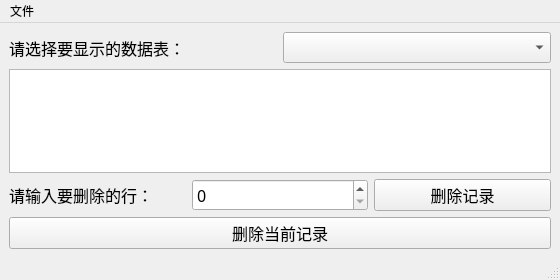
<?xml version="1.0" encoding="UTF-8"?>
<ui version="4.0">
 <class>MainWindow</class>
 <widget class="QMainWindow" name="MainWindow">
  <property name="geometry">
   <rect>
    <x>0</x>
    <y>0</y>
    <width>560</width>
    <height>280</height>
   </rect>
  </property>
  <property name="windowTitle">
   <string>QSqlTableModel</string>
  </property>
  <widget class="QWidget" name="centralwidget">
   <layout class="QVBoxLayout" name="verticalLayout">
    <item>
     <layout class="QHBoxLayout" name="horizontalLayout">
      <item>
       <widget class="QLabel" name="label">
        <property name="font">
         <font>
          <family>黑体</family>
          <pointsize>12</pointsize>
         </font>
        </property>
        <property name="text">
         <string>请选择要显示的数据表：</string>
        </property>
       </widget>
      </item>
      <item>
       <widget class="QComboBox" name="comboBox">
        <property name="font">
         <font>
          <family>黑体</family>
          <pointsize>12</pointsize>
         </font>
        </property>
       </widget>
      </item>
     </layout>
    </item>
    <item>
     <widget class="QTableView" name="tableView"/>
    </item>
    <item>
     <layout class="QHBoxLayout" name="horizontalLayout_2">
      <item>
       <widget class="QLabel" name="label_2">
        <property name="font">
         <font>
          <family>黑体</family>
          <pointsize>12</pointsize>
         </font>
        </property>
        <property name="text">
         <string>请输入要删除的行：</string>
        </property>
       </widget>
      </item>
      <item>
       <widget class="QSpinBox" name="spinBox">
        <property name="minimumSize">
         <size>
          <width>100</width>
          <height>0</height>
         </size>
        </property>
        <property name="font">
         <font>
          <family>黑体</family>
          <pointsize>12</pointsize>
         </font>
        </property>
       </widget>
      </item>
      <item>
       <widget class="QPushButton" name="pushButton_deleteNum">
        <property name="font">
         <font>
          <family>黑体</family>
          <pointsize>12</pointsize>
         </font>
        </property>
        <property name="text">
         <string>删除记录</string>
        </property>
       </widget>
      </item>
     </layout>
    </item>
    <item>
     <widget class="QPushButton" name="pushButton_deleteCur">
      <property name="font">
       <font>
        <family>黑体</family>
        <pointsize>12</pointsize>
       </font>
      </property>
      <property name="text">
       <string>删除当前记录</string>
      </property>
     </widget>
    </item>
   </layout>
  </widget>
  <widget class="QMenuBar" name="menubar">
   <property name="geometry">
    <rect>
     <x>0</x>
     <y>0</y>
     <width>560</width>
     <height>17</height>
    </rect>
   </property>
   <widget class="QMenu" name="menu">
    <property name="title">
     <string>文件</string>
    </property>
    <addaction name="actionOpen"/>
    <addaction name="actionClose"/>
   </widget>
   <addaction name="menu"/>
  </widget>
  <widget class="QStatusBar" name="statusbar"/>
  <action name="actionOpen">
   <property name="text">
    <string>打开数据库</string>
   </property>
  </action>
  <action name="actionClose">
   <property name="text">
    <string>关闭数据库</string>
   </property>
  </action>
 </widget>
 <resources/>
 <connections/>
</ui>
